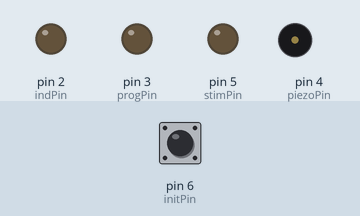
This sketch was run on a simulated Arduino Uno, built with avr-gcc and run on an emulated ATmega328P. Parts: output pins drawn as LEDs (lit = HIGH), buzzer (waves = sounding). The inputs (shaded band) are chosen by the test bench; at power-on: pin 6 (initPin) HIGH.

Above: at 1.2 s.
1.3 s: pin 6 (initPin) pulsed LOW 2 times (0.12 s each, 0.3 s apart)
At 1.54 s:
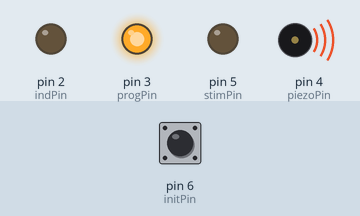
At 2.4 s:
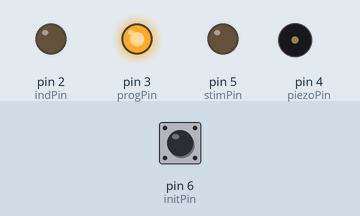
Timing chart, 0 to 32.9 s (numbered marks = the images above; inputs shaded):
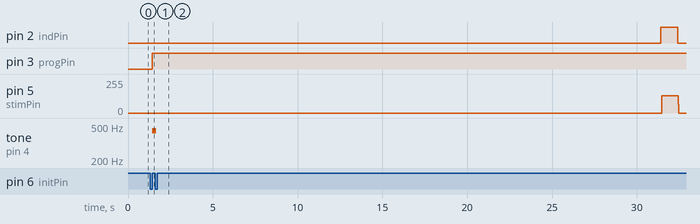

The sketch:

courtship_controller_140702.ino
```cpp
const int stimPin =  5;      // stimulus: on (pulsed) during stimulus bouts
const int indPin =  2;      // indicator: on (constant) during stimulus bouts
const int progPin =  3;      // program: on when program is engaged
const int initPin =  6;      // initializer: high when button is pressed
const int piezoPin = 4;

//GLOBAL VARIABLES:
boolean lastReading;
boolean buttonState = HIGH;
boolean lastButtonState = HIGH;

void setup()
{
  Serial.begin(9600);
  pinMode(stimPin, OUTPUT);
  pinMode(indPin, OUTPUT);
  pinMode(progPin, OUTPUT);
  pinMode(initPin, INPUT);
  pinMode(piezoPin, OUTPUT);
}

void programRun(unsigned long initTime) {

  onSound();
  digitalWrite(progPin, HIGH);


  //------------------------------------------------------------------------------------ ENTER PROGRAM INFORMATION BELOW THIS LINE-----------------------------------------------


  delay(30000);  // enter the pre-stimulus period here, in ms. (ex ""   delay(30000); "" )

  //  describe each block of stimuli with number of repeats, bout duration, recovery time between bouts, pulse frequency, and pulse width.
  // example : runBlock(3, 10000, 10000, 100, 5)  is 3 bouts of 10 second stimuli (5ms pulses, 100Hz), with 10 seconds recovery between bouts.
  runBlock(3, 1000, 5000, 100, 5);
  runBlock(3, 5000, 10000, 20, 25);
  runBlock(3, 10000, 20000, 5, 100);
  runBlock(3, 30000, 30000, 5, 100);

  delay(30000);    // enter the post-stimulus period here, in ms. (ex ""   delay(30000); "" )

  //------------------------------------------------------------------------------------ENTER PROGRAM INFORMATION ABOVE THIS LINE-----------------------------------------------------------

  offSound();
  digitalWrite(progPin, LOW);

}

void runBlock(int repeats, int duration, int recovery, int frequency, int pulse_width) {
  for(int x = 0; x < repeats; x++) {
    pulseTrain(millis(), duration, frequency, pulse_width);
    delay(recovery);
  }
}

void pulseTrain(unsigned long pulseBegin, int duration, int frequency, int pulse_width) {
  digitalWrite(indPin, HIGH);
  while ((millis() - pulseBegin) <= duration){
    digitalWrite(stimPin, HIGH);
    delay(pulse_width);
    digitalWrite(stimPin, LOW);
    delay((1000/frequency) - pulse_width);
  }
  digitalWrite(indPin, LOW);
}

void onSound() {
  tone(piezoPin, 440, 250);
}

void offSound() {
  tone(piezoPin, 880, 250);
}

void errorMsg(int time) {
  digitalWrite(progPin, LOW);
  digitalWrite(indPin, HIGH);
  digitalWrite(stimPin, LOW);
  delay(time/2);
  digitalWrite(progPin, LOW);
  digitalWrite(indPin, HIGH);
  delay(time/2);
}

void loop() {

  //READ BUTTON:
  int reading = digitalRead(initPin);
  if (reading != lastButtonState) {
    if (reading == HIGH) {
      programRun(millis());
    }
    lastButtonState = reading;
  }
}
```

Measured:
- after the input at 1.3 s, pin 2 (indPin): LOW → HIGH after 30.1 s, → LOW 1.0 s later; pin 3 (progPin): LOW → HIGH after 0.12 s; pin 5 (stimPin): 0/255 → 128/255 after 30.2 s, → 0/255 0.96 s later; tone on pin 4 (piezoPin): silent → 440 Hz after 0.12 s, → silent 0.25 s later
